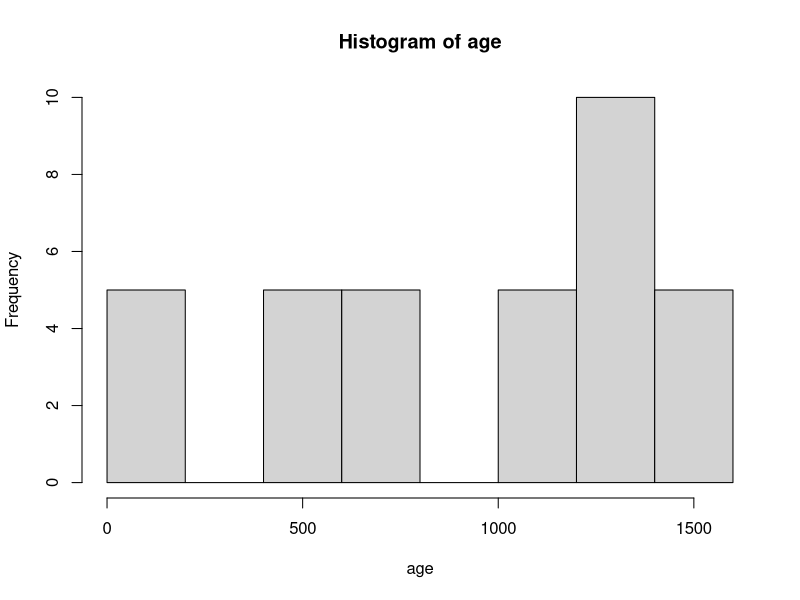
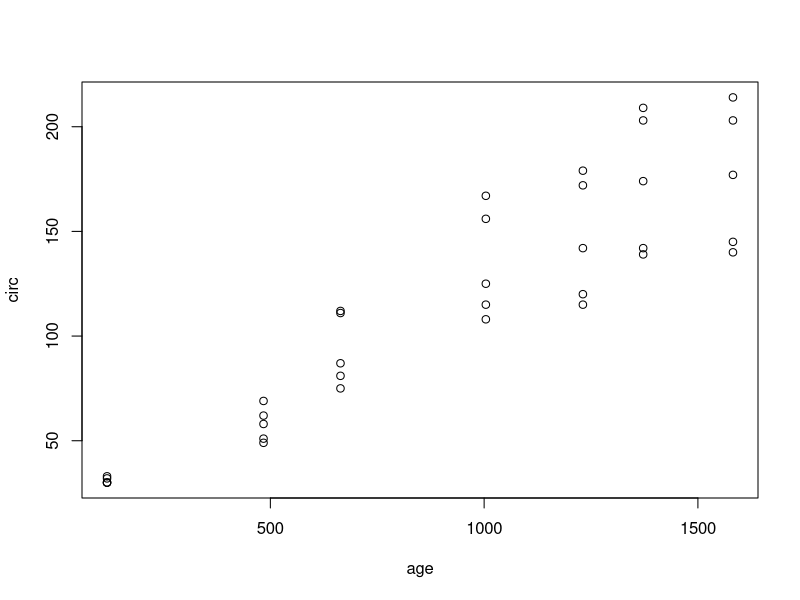
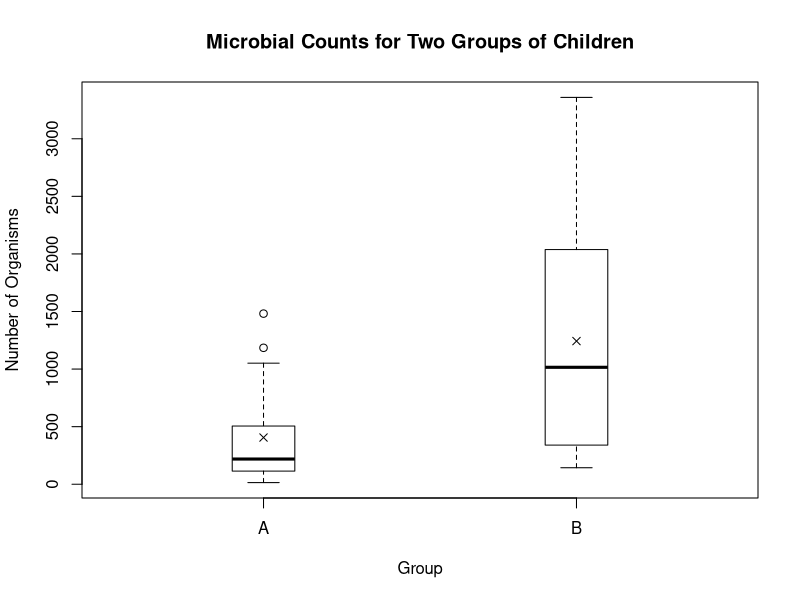

The R script that drew these images, in order:
## ---- chunk 1
knitr::opts_chunk$set(echo = TRUE)
## ---- chunk 2
    # Comments with pound sign
    x <- 1 
## ---- chunk 3
head(Orange)
dim(Orange)
nrow(Orange)
ncol(Orange)
## ---- chunk 4
names(Orange)
## ---- chunk 5
age1 <- Orange$age
age2 <- Orange[['age']]
identical(age1, age2)
## ---- chunk 6
age <- Orange$age
dim(age)
length(age)
## ---- chunk 7
age <- Orange$age
mean(age)
median(age)
var(age)
sd(age)
summary(age)
## ---- chunk 8
hist(age)
## ---- chunk 9
age <- Orange$age
circ <- Orange$circumference

# Pearson correlation
cor(age, circ)

# Spearman correlation
cor(age, circ, method = "spearman")

plot(x = age, y = circ)
## ---- chunk 10
## Ensures the same numbers are generated each time
set.seed(128)

## Randomly draw from two distributions
A <- rgamma(n = 17, 1, 2e-3)
B <- .5*rgamma(n = 20, 1.5, 7e-4)

## Construct data.frame with values and group names
df <- data.frame(val = c(A, B), 
                 group = rep(c("A", "B"), c(17, 20)))

## Boxplot of data.frame with points added for mean
boxplot(val ~ group, data = df, col = 'white', 
        pars = list(boxwex = 0.2), xlab = "Group", ylab = "Number of Organisms", 
        main = "Microbial Counts for Two Groups of Children")
points(1, mean(A), pch = 4)
points(2, mean(B), pch = 4)

## Summary of data.frame by group
by(df, factor(df$group), summary)
